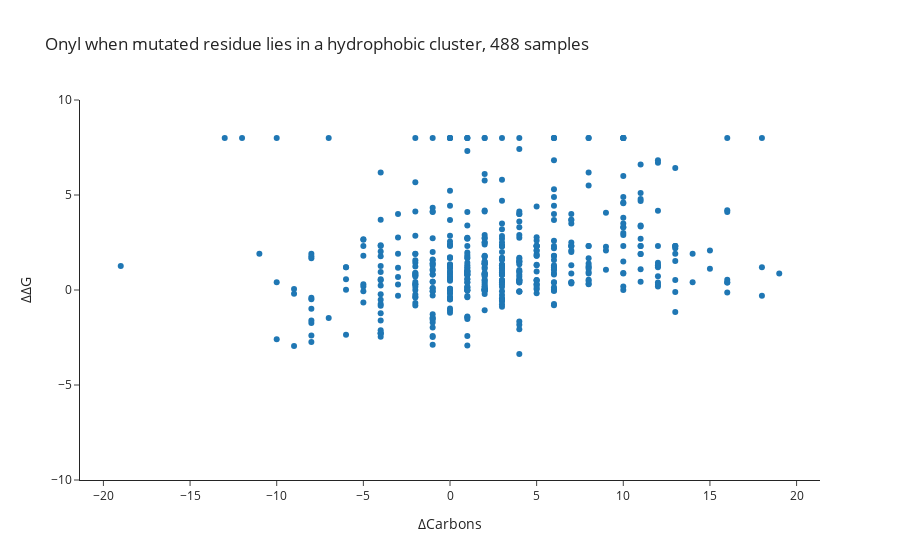

The code cell stored with this chart in its notebook:
### Code cell
figu = px.scatter(x = mut_carbons, y = mut_ddgs, 
    labels={'x': 'ΔCarbons', 'y': 'ΔΔG'},
    title = f'Onyl when mutated residue lies in a hydrophobic cluster, {len(mut_carbons)} samples')
figu.update_yaxes(range = (-10, 10))

### Figure 1 — Plotly figure (JSON) as saved in the notebook; plotly's stock layout.template omitted (floating-point values rounded to 4 significant figures; data arrays with more than 128 entries replaced by an {"elided": "..."} marker saying what was removed)
{"data": [{"hovertemplate": "ΔCarbons=%{x}<br>ΔΔG=%{y}<extra></extra>", "legendgroup": "", "marker": {"color": "#1F77B4", "symbol": "circle"}, "mode": "markers", "name": "", "orientation": "v", "showlegend": false, "type": "scatter", "x": {"elided": "488 int values"}, "xaxis": "x", "y": {"elided": "488 float values"}, "yaxis": "y"}], "layout": {"legend": {"tracegroupgap": 0}, "title": {"text": "Onyl when mutated residue lies in a hydrophobic cluster, 488 samples"}, "xaxis": {"anchor": "y", "domain": [0, 1], "title": {"text": "ΔCarbons"}}, "yaxis": {"anchor": "x", "domain": [0, 1], "range": [-10, 10], "title": {"text": "ΔΔG"}}}}
